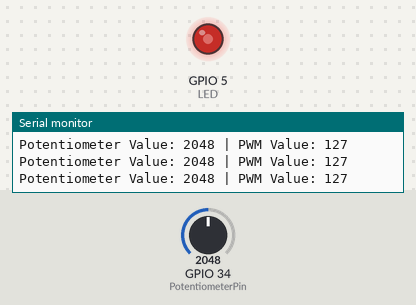
A program run on a simulated ESP32. On the bench: output pins drawn as LEDs (lit = HIGH), the last lines printed to the serial monitor. The test bench sets the inputs (shaded band); at power-on: GPIO 34 (PotentiometerPin) = 2048.

Above: at 1.2 s.
1.3 s: GPIO 34 (PotentiometerPin) set to 2866
At 2.5 s:
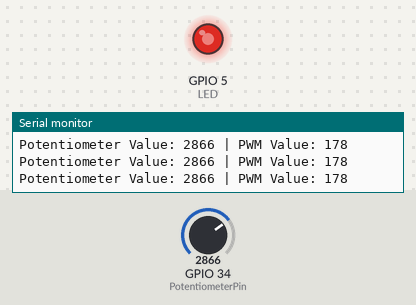
2.8 s: GPIO 34 (PotentiometerPin) set to 3603
At 3.8 s:
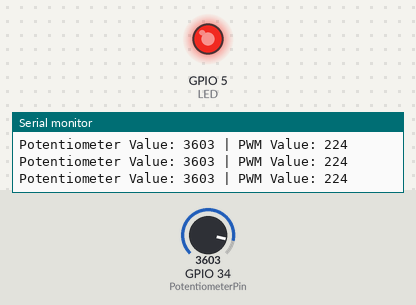
4.3 s: GPIO 34 (PotentiometerPin) set to 491
At 5.2 s:
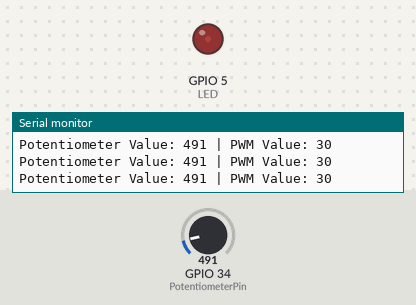
5.8 s: GPIO 34 (PotentiometerPin) set to 0
At 6.6 s:
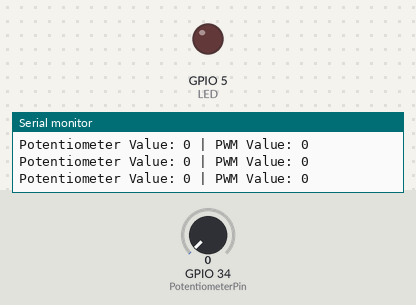
7.3 s: GPIO 34 (PotentiometerPin) set to 2047
At 7.9 s:
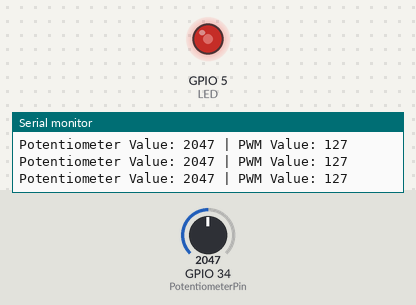
Timing chart, 0 to 9.8 s (numbered marks = the images above; inputs shaded):
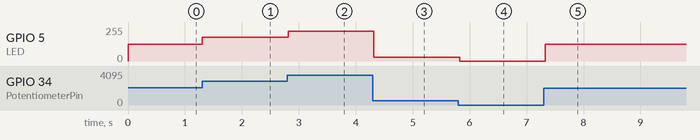

Measured:
- after the input at 1.3 s, GPIO 5 (LED): 127/255 → 178/255 at once
- after the input at 2.8 s, GPIO 5 (LED): 178/255 → 224/255 at once
- after the input at 4.3 s, GPIO 5 (LED): 224/255 → 30/255 at once
- after the input at 5.8 s, GPIO 5 (LED): 30/255 → 0/255 at once
- after the input at 7.3 s, GPIO 5 (LED): 0/255 → 127/255 at once

The program:

main.cpp
```cpp
/* ============================================================
 * PROJECT:     PWM LED Brightness Control with Potentiometer
 * BOARD:       ESP32 DevKit (esp32dev)
 * AUTHOR:      Yunus Hassen
 * DATE:        2026-07-19
 *
 * DESCRIPTION:
 *  Use the ESP32's ADC to read a potentiometer value and
 *  control the brightness of an LED using PWM. The potentiometer
 *  value is also output to the Serial Monitor.
 *
 * WIRING (GPIO -> Component):
 *  - Potentiometer ADC input:  34
 *  - LED:  5
 *
 * LIBRARIES:
 *
 * NOTES:
 *
 * BUILD & RUN:
 *   pio run
 *   wokwi-cli .
 * ============================================================ */
#include <Arduino.h>

#define LED 5
#define PotentiometerPin 34 // ADC1 channel 6

void setup() {
  Serial.begin(9600);
  pinMode(LED, OUTPUT);
  pinMode(PotentiometerPin, INPUT);
}

void loop() {
  int potValue = analogRead(PotentiometerPin);
  int pwmValue = map(potValue, 0, 4095, 0, 255); // Map ADC value to PWM range
  analogWrite(LED, pwmValue);

  Serial.print("Potentiometer Value: ");
  Serial.print(potValue);
  Serial.print(" | PWM Value: ");
  Serial.println(pwmValue);

  delay(100); // Delay for readability
}
```
